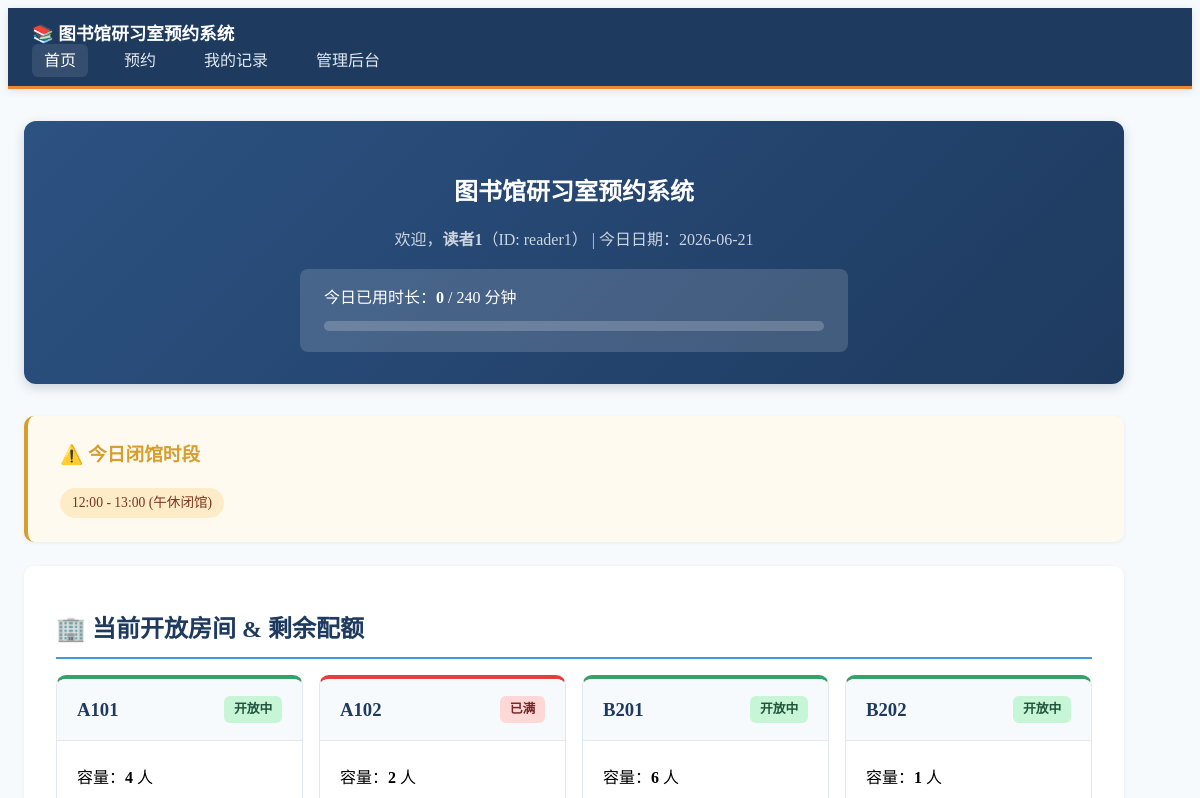
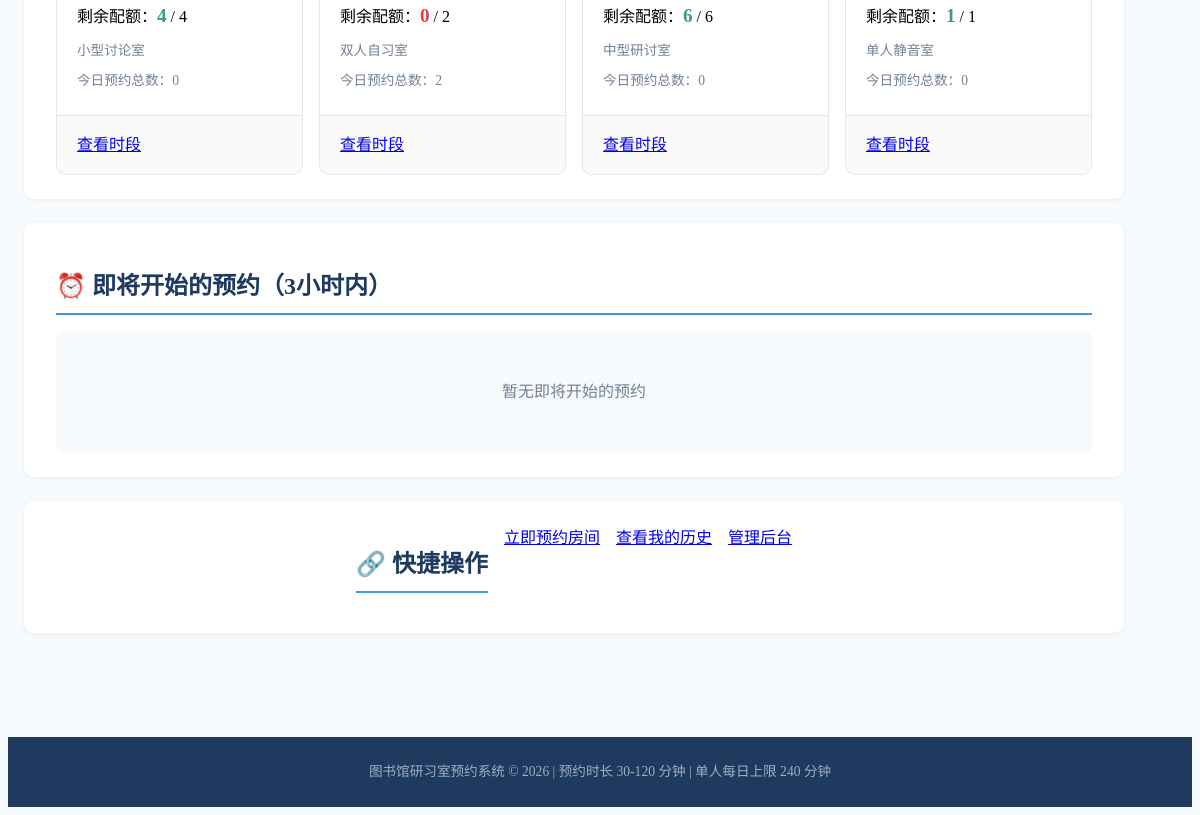
Before: / with the older database file (2 pictures, top to bottom).
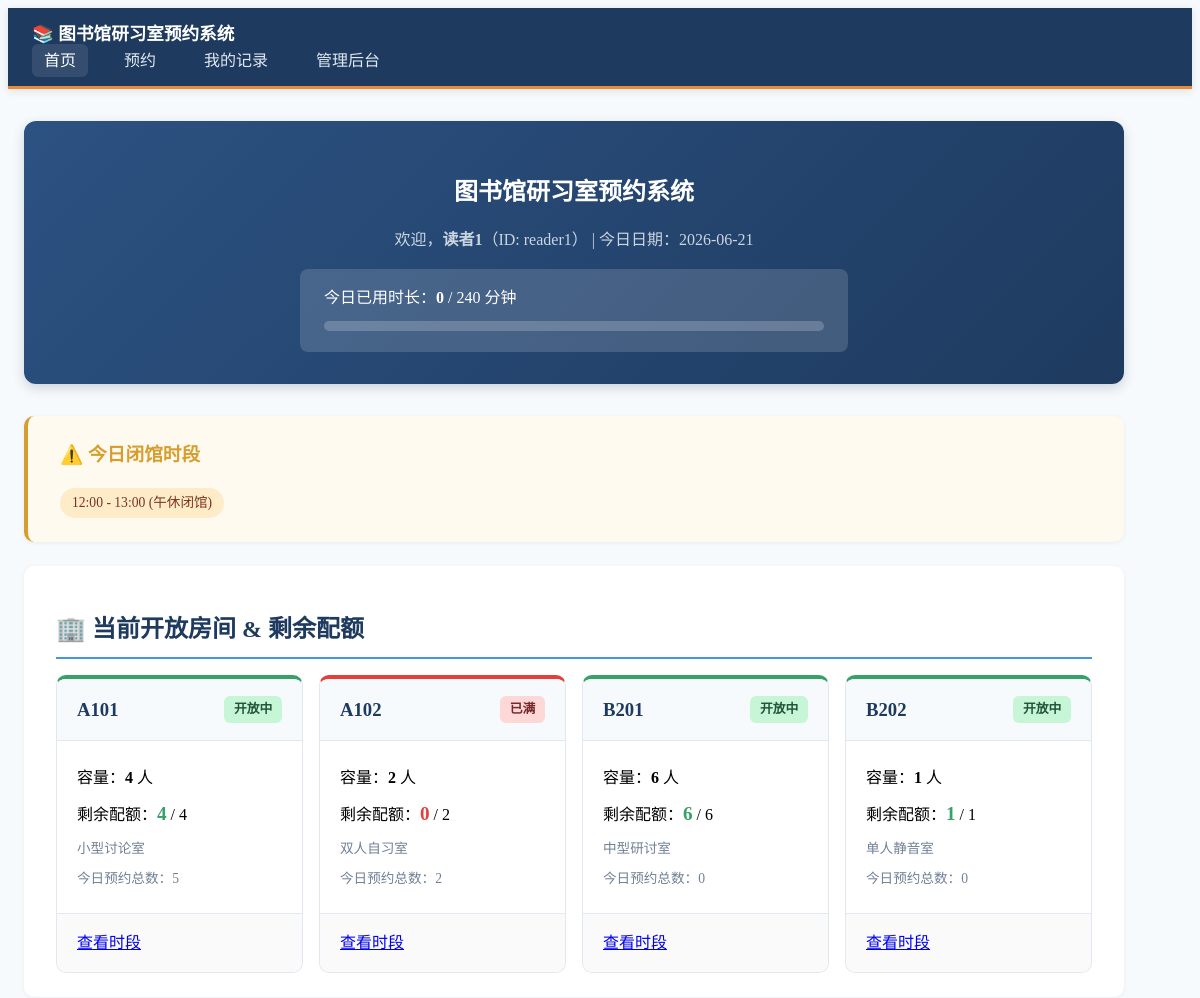
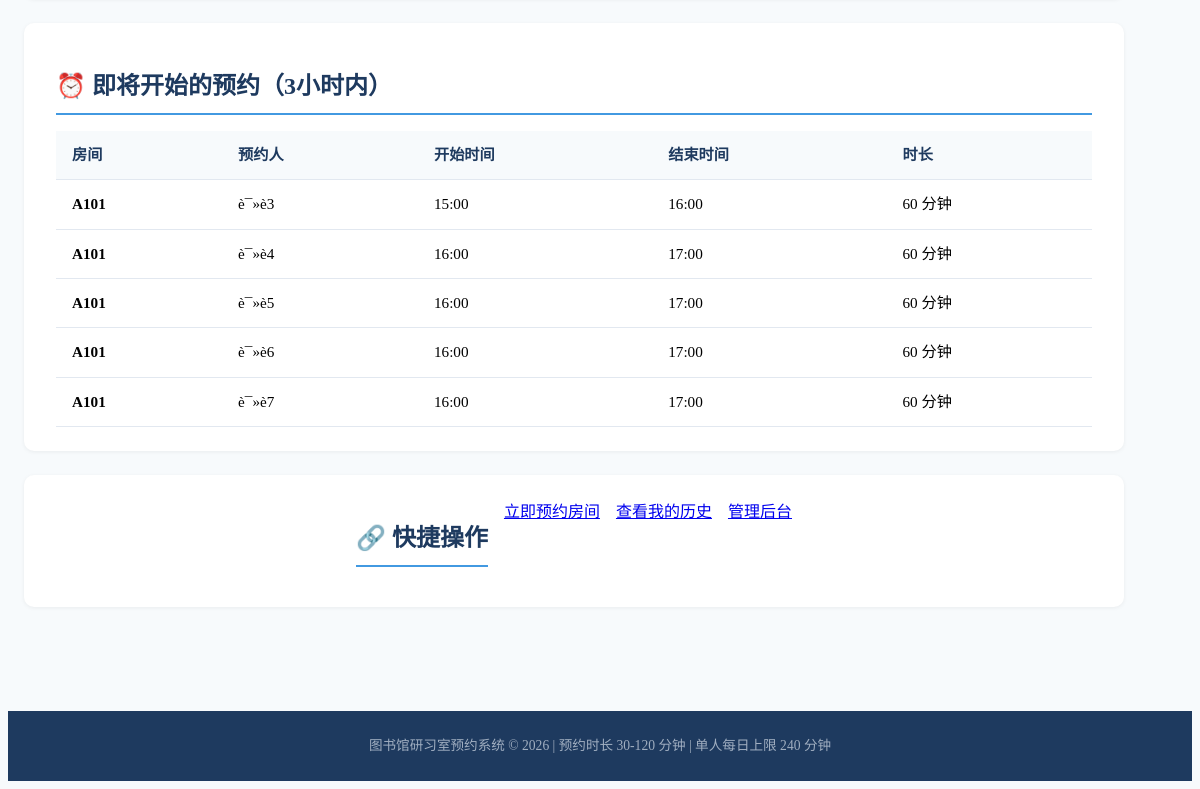
After: the same page with the newer database file (2 pictures, top to bottom).
### models.py (models this page shows)
class ClosedPeriod(Base):
    __tablename__ = "closed_periods"
    id = Column(Integer, primary_key=True, index=True)
    date = Column(String(10), nullable=False, index=True)
    start_time = Column(String(5), nullable=False)
    end_time = Column(String(5), nullable=False)
    reason = Column(String(200), nullable=True)

class Room(Base):
    __tablename__ = "rooms"
    id = Column(Integer, primary_key=True, index=True)
    name = Column(String(100), nullable=False)
    capacity = Column(Integer, nullable=False, default=1)
    is_active = Column(Boolean, default=True)
    description = Column(String(500), nullable=True)
    bookings = relationship("Booking", back_populates="room")

class Booking(Base):
    __tablename__ = "bookings"
    id = Column(Integer, primary_key=True, index=True)
    room_id = Column(Integer, ForeignKey("rooms.id"), nullable=False)
    user_id = Column(String(100), nullable=False, index=True)
    user_name = Column(String(100), nullable=False)
    start_time = Column(DateTime, nullable=False, index=True)
    end_time = Column(DateTime, nullable=False, index=True)
    status = Column(String(20), nullable=False, default="active")
    created_at = Column(DateTime, default=datetime.now)
    room = relationship("Room", back_populates="bookings")
    logs = relationship("BookingLog", back_populates="booking")

### main.py (the view)
@app.get("/", response_class=HTMLResponse)
async def home(request: Request, user_id: str = "reader1", user_name: str = "读者1", db: Session = Depends(get_db)):
    today = date.today()
    today_str = today.strftime("%Y-%m-%d")
    now = datetime.now()
    active_rooms = db.query(Room).filter(Room.is_active == True).all()
    room_status = []
    for room in active_rooms:
        current_bookings = db.query(Booking).filter(
            Booking.room_id == room.id,
            Booking.status == "active",
            Booking.start_time <= now,
            Booking.end_time > now
        ).count()
        remaining = room.capacity - current_bookings
        total_bookings_today = db.query(Booking).filter(
            Booking.room_id == room.id,
            Booking.status == "active",
            Booking.start_time >= datetime(today.year, today.month, today.day),
            Booking.start_time < datetime(today.year, today.month, today.day) + timedelta(days=1)
        ).count()
        room_status.append({
            "room": room,
            "remaining": remaining,
            "total_today": total_bookings_today,
            "is_open": remaining > 0
        })
    upcoming_bookings = db.query(Booking).filter(
        Booking.status == "active",
        Booking.start_time > now,
        Booking.start_time < now + timedelta(hours=3)
    ).order_by(Booking.start_time).all()
    closed_periods = db.query(ClosedPeriod).filter(ClosedPeriod.date == today_str).all()
    user_minutes = get_user_daily_minutes(db, user_id, today_str)
    return templates.TemplateResponse("index.html", {
        "request": request,
        "room_status": room_status,
        "upcoming_bookings": upcoming_bookings,
        "closed_periods": closed_periods,
        "today_str": today_str,
        "user_id": user_id,
        "user_name": user_name,
        "user_minutes": user_minutes,
        "max_daily_minutes": MAX_DAILY_MINUTES
    })

### templates/index.html (shortened to what this page needs)
<!DOCTYPE html>
<html lang="zh-CN">
<head>
    <link rel="stylesheet" href="https://cdn.jsdelivr.net/npm/@picocss/pico@1/css/pico.min.css">
    <link rel="stylesheet" href="/static/style.css">
</head>
<body>
    <nav class="container-fluid nav-bar">
        <ul>
            <li><strong>📚 图书馆研习室预约系统</strong></li>
        </ul>
        <ul>
            <li><a href="/?user_id={{ user_id }}&user_name={{ user_name }}" class="active">首页</a></li>
            <li><a href="/book?user_id={{ user_id }}&user_name={{ user_name }}">预约</a></li>
            <li><a href="/history?user_id={{ user_id }}&user_name={{ user_name }}">我的记录</a></li>
            <li><a href="/admin">管理后台</a></li>
        </ul>
    </nav>
    <main class="container">
        <section class="header-section">
            <h1>图书馆研习室预约系统</h1>
            <p class="muted">欢迎，<strong>{{ user_name }}</strong>（ID: {{ user_id }}） | 今日日期：{{ today_str }}</p>
            <div class="user-stats">
                <p>今日已用时长：<strong>{{ user_minutes }}</strong> / {{ max_daily_minutes }} 分钟
                    <progress value="{{ user_minutes }}" max="{{ max_daily_minutes }}"></progress>
                </p>
            </div>
        </section>
        {% if closed_periods %}
        <section class="closed-section">
            <h3>⚠️ 今日闭馆时段</h3>
            <div class="closed-list">
                {% for cp in closed_periods %}
                <span class="badge closed-badge">{{ cp.start_time }} - {{ cp.end_time }} ({{ cp.reason }})</span>
                {% endfor %}
            </div>
        </section>
        {% endif %}
        <section class="rooms-section">
            <h2>🏢 当前开放房间 & 剩余配额</h2>
            <div class="room-grid">
                {% for rs in room_status %}
                <article class="room-card {% if rs.is_open %}card-open{% else %}card-full{% endif %}">
                    <header>
                        <h3>{{ rs.room.name }}</h3>
                        {% if rs.is_open %}
                        <span class="status-badge status-open">开放中</span>
                        {% else %}
                        <span class="status-badge status-full">已满</span>
                        {% endif %}
                    </header>
                    <div class="room-info">
                        <p>容量：<strong>{{ rs.room.capacity }}</strong> 人</p>
                        <p>剩余配额：<strong class="{% if rs.remaining > 0 %}text-success{% else %}text-danger{% endif %}">{{ rs.remaining }}</strong> / {{ rs.room.capacity }}</p>
                        <p class="muted small">{{ rs.room.description }}</p>
                        <p class="small muted">今日预约总数：{{ rs.total_today }}</p>
                    </div>
                    <footer>
                        <a href="/book?user_id={{ user_id }}&user_name={{ user_name }}&room_id={{ rs.room.id }}&selected_date={{ today_str }}" role="button" class="secondary">
                            查看时段
                        </a>
                    </footer>
                </article>
                {% endfor %}
            </div>
        </section>
        <section class="upcoming-section">
            <h2>⏰ 即将开始的预约（3小时内）</h2>
            {% if upcoming_bookings %}
            <div class="table-container">
                <table>
                    <thead>
                        <tr>
                            <th>房间</th>
                            <th>预约人</th>
                            <th>开始时间</th>
                            <th>结束时间</th>
                            <th>时长</th>
                        </tr>
                    </thead>
                    <tbody>
                        {% for b in upcoming_bookings %}
                        <tr>
                            <td><strong>{{ b.room.name }}</strong></td>
                            <td>{{ b.user_name }}</td>
                            <td>{{ b.start_time.strftime('%H:%M') }}</td>
                            <td>{{ b.end_time.strftime('%H:%M') }}</td>
                            <td>
                                {% set delta = (b.end_time - b.start_time).total_seconds() / 60 %}
                                {{ '%d' | format(delta) }} 分钟
                            </td>
                        </tr>
                        {% endfor %}
                    </tbody>
                </table>
            </div>
            {% else %}
            <div class="empty-state">
                <p class="muted">暂无即将开始的预约</p>
            </div>
            {% endif %}
        </section>
        <section class="quick-links">
            <h2>🔗 快捷操作</h2>
            <div class="link-grid">
                <a href="/book?user_id={{ user_id }}&user_name={{ user_name }}" role="button">立即预约房间</a>
                <a href="/history?user_id={{ user_id }}&user_name={{ user_name }}" role="button" class="secondary">查看我的历史</a>
                <a href="/admin" role="button" class="secondary">管理后台</a>
            </div>
        </section>
    </main>
    <footer class="container-fluid footer-bar">
        <p class="muted small text-center">图书馆研习室预约系统 © 2026 | 预约时长 {{ min_booking | default(30) }}-{{ max_booking | default(120) }} 分钟 | 单人每日上限 {{ max_daily_minutes }} 分钟</p>
    </footer>
</body>
</html>

### static/style.css (style rules this page uses)
:root { --primary-dark: #1e3a5f; --primary: #2c5282; --primary-light: #4299e1; --accent: #ed8936; --success: #38a169; --warning: #d69e2e; --danger: #e53e3e; --del-color: #c53030; --warn-color: #dd6b20; --bg-light: #f7fafc; --text-muted: #718096; }
body { background-color: var(--bg-light); line-height: 1.6; }
.nav-bar { background-color: var(--primary-dark); padding: 0.75rem 1.5rem; border-bottom: 3px solid var(--accent); box-shadow: 0 2px 8px rgba(0, 0, 0, 0.1); }
.nav-bar ul { list-style: none; display: flex; align-items: center; gap: 1.5rem; margin: 0; padding: 0; }
.nav-bar li { margin: 0; padding: 0; }
.nav-bar a { color: #e2e8f0; text-decoration: none; font-weight: 500; padding: 0.5rem 0.75rem; border-radius: 6px; transition: all 0.2s ease; }
.nav-bar a:hover, .nav-bar a.active { background-color: rgba(255, 255, 255, 0.1); color: #fff; }
.nav-bar li:first-child strong { color: #fff; font-size: 1.1rem; }
main.container { max-width: 1100px; padding: 2rem 1rem; }
.header-section { text-align: center; padding: 2rem; background: linear-gradient(135deg, var(--primary) 0%, var(--primary-dark) 100%); color: #fff; border-radius: 12px; margin-bottom: 2rem; box-shadow: 0 4px 12px rgba(30, 58, 95, 0.2); }
.header-section h1 { color: #fff; margin-bottom: 0.5rem; }
.header-section p { color: #cbd5e0; margin-bottom: 1rem; }
.user-stats { background-color: rgba(255, 255, 255, 0.15); padding: 1rem 1.5rem; border-radius: 8px; max-width: 500px; margin: 0 auto; text-align: left; }
.user-stats p { color: #fff; margin: 0; }
.user-stats progress { width: 100%; height: 10px; margin-top: 0.5rem; }
section { background-color: #fff; padding: 1.5rem 2rem; border-radius: 10px; margin-bottom: 1.5rem; box-shadow: 0 1px 4px rgba(0, 0, 0, 0.06); }
section h2 { color: var(--primary-dark); border-bottom: 2px solid var(--primary-light); padding-bottom: 0.5rem; margin-bottom: 1rem; }
section h3 { color: var(--primary); }
.closed-section { background-color: #fffaf0; border-left: 4px solid var(--warning); }
.closed-section h3, .closed-section h5 { color: var(--warning); }
.closed-list { display: flex; flex-wrap: wrap; gap: 0.5rem; }
.badge { display: inline-block; padding: 0.25rem 0.75rem; border-radius: 20px; font-size: 0.85rem; font-weight: 500; }
.closed-badge { background-color: #feebc8; color: #7b341e; }
.room-grid { display: grid; grid-template-columns: repeat(auto-fill, minmax(240px, 1fr)); gap: 1rem; }
.room-card { border: 1px solid #e2e8f0; border-radius: 10px; padding: 0; overflow: hidden; transition: transform 0.2s ease, box-shadow 0.2s ease; }
.room-card.card-open { border-top: 4px solid var(--success); }
.room-card.card-full { border-top: 4px solid var(--danger); }
.room-card header { display: flex; justify-content: space-between; align-items: center; padding: 1rem 1.25rem; background-color: var(--bg-light); border-bottom: 1px solid #e2e8f0; }
.room-card header h3 { margin: 0; color: var(--primary-dark); }
.room-card .room-info { padding: 1rem 1.25rem; }
.room-card .room-info p { margin: 0.5rem 0; }
.room-card footer { padding: 1rem 1.25rem; border-top: 1px solid #e2e8f0; background-color: #fafafa; }
.status-badge { display: inline-block; padding: 0.2rem 0.6rem; border-radius: 6px; font-size: 0.8rem; font-weight: 600; }
.status-open { background-color: #c6f6d5; color: #22543d; }
.status-full { background-color: #fed7d7; color: #742a2a; }
.text-success { color: var(--success); font-size: 1.2rem; }
.text-danger { color: var(--danger); font-size: 1.2rem; }
.muted { color: var(--text-muted); }
.small { font-size: 0.85rem; }
.text-center { text-align: center; }
.table-container { overflow-x: auto; }
table { width: 100%; border-collapse: collapse; }
th, td { padding: 0.75rem 1rem; text-align: left; border-bottom: 1px solid #e2e8f0; }
th { background-color: var(--bg-light); color: var(--primary-dark); font-weight: 600; }
.quick-links { text-align: center; }
.link-grid, .quick-links { display: flex; flex-wrap: wrap; gap: 1rem; justify-content: center; }
.upcoming-section table, section table { font-size: 0.95rem; }
.footer-bar { background-color: var(--primary-dark); padding: 1.5rem; margin-top: 3rem; }
.footer-bar p { color: #a0aec0; margin: 0; }
progress { border-radius: 6px; height: 10px; }
section > h3:first-child { margin-top: 0; }
button[role="button"], a[role="button"] { border-radius: 8px; font-weight: 500; transition: all 0.2s ease; }
article { padding: 0; }

Changed rows visible on the page:
added Booking: room.name "A101", user_name "è¯»è 3", start_time "15:00", end_time "16:00", delta "60"
added Booking: room.name "A101", user_name "è¯»è 4", start_time "16:00", end_time "17:00", delta "60"
added Booking: room.name "A101", user_name "è¯»è 5", start_time "16:00", end_time "17:00", delta "60"
added Booking: room.name "A101", user_name "è¯»è 6", start_time "16:00", end_time "17:00", delta "60"
added Booking: room.name "A101", user_name "è¯»è 7", start_time "16:00", end_time "17:00", delta "60"
Other visible differences:
new list line: "A101 4 4 小型讨论室"
new list line: "开放中 容量： 人 剩余配额： 4 / 今日预约总数： 5 查看时段"
text no longer shown: "暂无即将开始的预约"
text now shown: "房间 预约人 开始时间 结束时间 时长"
list line gone: "A101 4 4 小型讨论室"
list line gone: "开放中 容量： 人 剩余配额： 4 / 今日预约总数： 0 查看时段"
